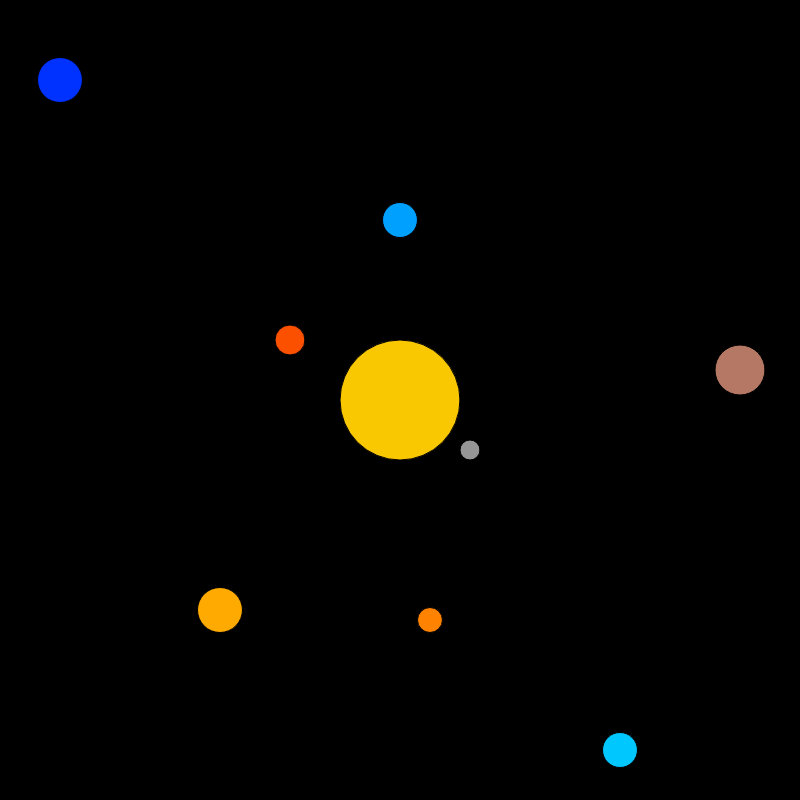
Frame 1 (no input)
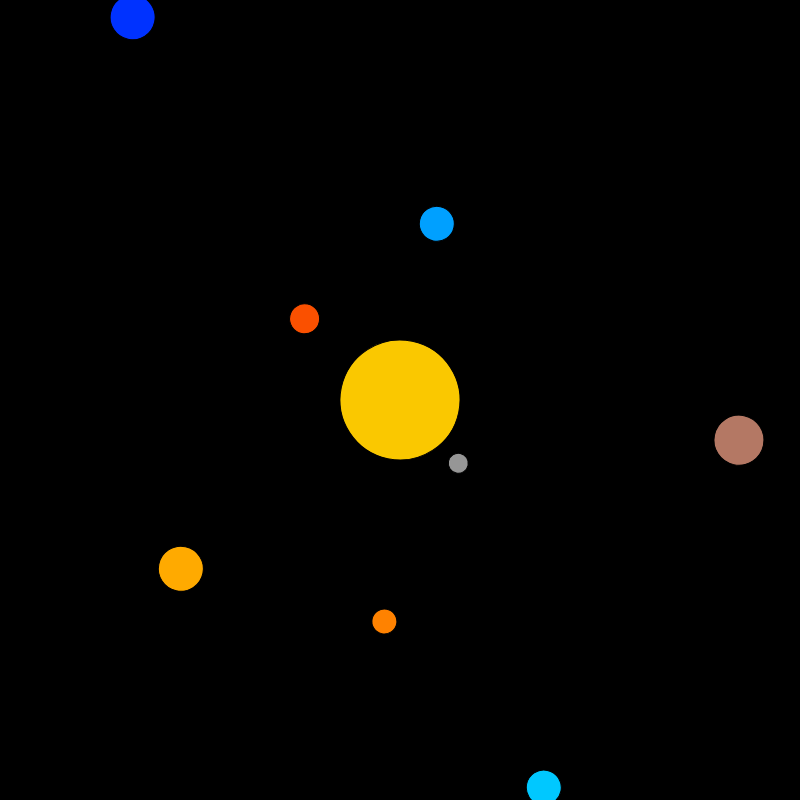
Frame 60 (no input)
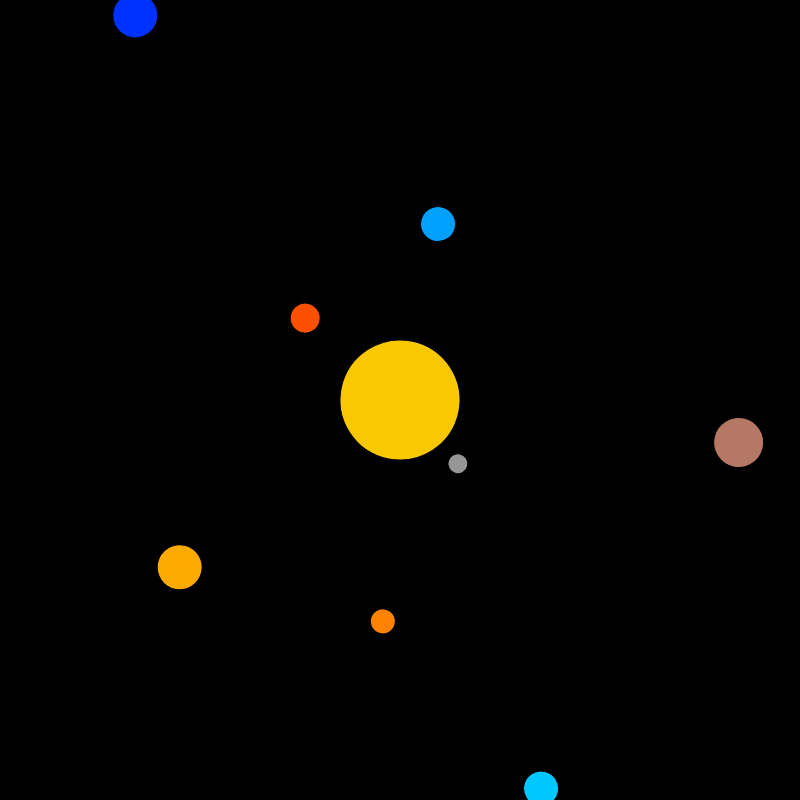
Frame 120 (the mouse pressed at the canvas centre since frame 60)

The p5.js sketch that drew these frames (run headless with seeded random() and noise() and a simulated clock; from frame 60 on, the mouse is pressed at the canvas centre):

// p5.js sketch
// ── sketch.js
let planets = [
	new Planet(70, 50, 20, 150, 150, 150),
	new Planet(-110, -60, 30, 250, 80, 0),
	new Planet(0, -180, 35, 0, 160, 255),
	new Planet(30, 220, 25, 255, 130, 0),
	new Planet(-180, 210, 45, 255, 170, 0),
	new Planet(340, -30, 50, 180, 120, 100),
	new Planet(220, 350, 35, 0, 200, 255),
	new Planet(-340, -320, 45, 0, 50, 255)
];

let sun;
let click = false;

let angle = 0;
let anglespeed = 0.2;

function setup() {
	createCanvas(800, 800);
	sun = new Planet(0, 0, 120, 250, 200, 0);
	angleMode(DEGREES);
}

function draw() {
	background(0);
	translate(width / 2, height / 2);
	rotate(angle);
	for (let planet of planets) {
		planet.show();
	}
	sun.show();
	angle = angle + anglespeed;
	
	if(click) {
		anglespeed = 0;
	} else {
		anglespeed = 0.2;
	}
}

function mousePressed() {
	click = !click;
}
// ── lines.js
class Line {
	constructor(r) {
		this.r = r;
	}
	show() {
		noFill();
		stroke(255);
		strokeWeight(3);
		ellipse(0, 0, this.r);
	}
}
// ── planets.js
class Planet {
	constructor(x, y, r, c1, c2, c3) {
		this.x = x;
		this.y = y;
		this.r = r;
		this.c1 = c1;
		this.c2 = c2;
		this.c3 = c3;
	}
	show() {
		fill(this.c1, this.c2, this.c3);
		ellipse(this.x, this.y, this.r);
	}
}
